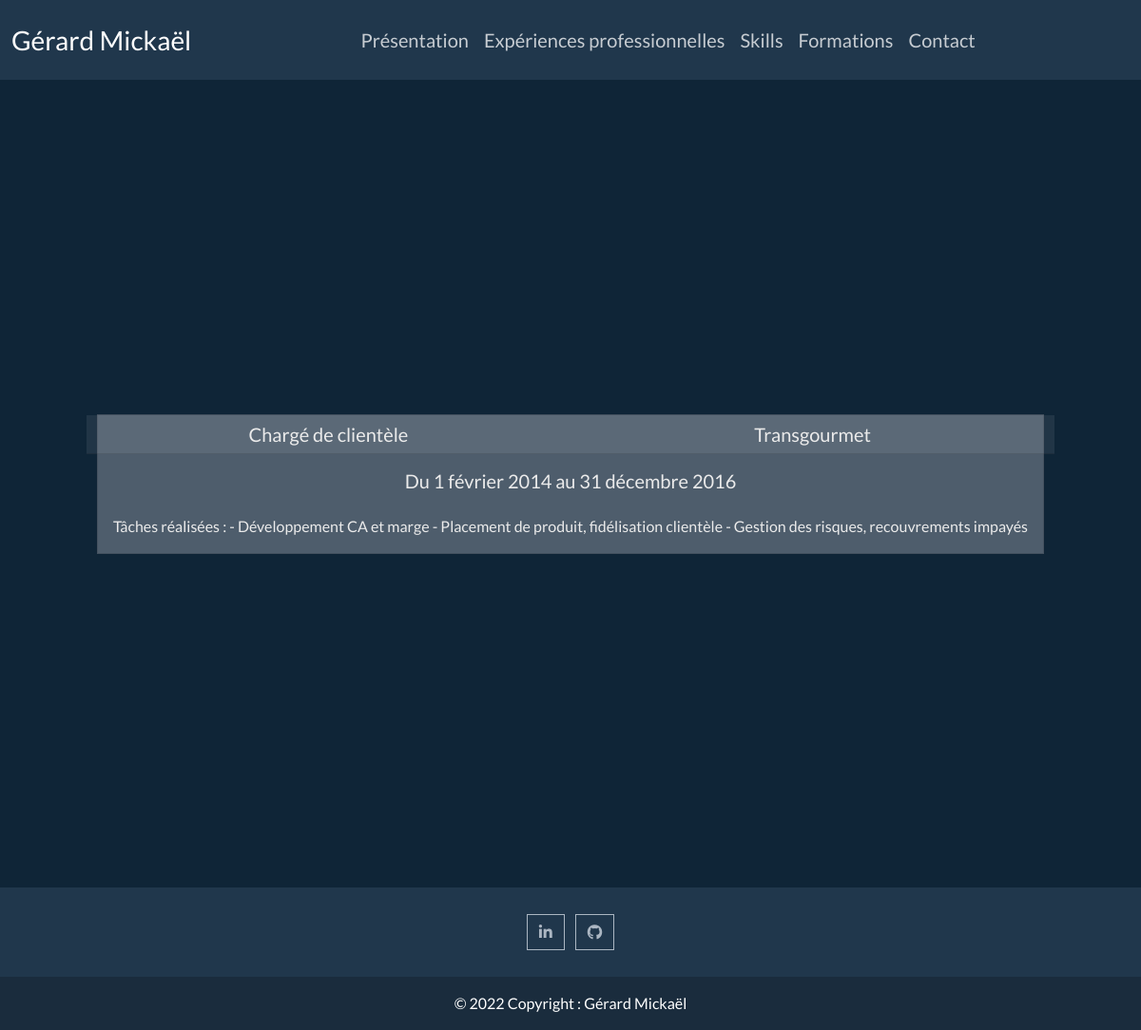
/transgourmet/, run on the app's committed database.
### experience/models.py (models this page shows, shortened)
class ExperiencePro(models.Model):
    metier = models.CharField(max_length=150)
    societe = models.CharField(max_length=150)
    contenu = models.TextField()
    slug = models.SlugField(max_length=100)
    date_start = models.DateField()
    date_end = models.DateField()
    image = models.ImageField(default='default.jpg')

### experience/views.py (the view)
# urls.py: path('<slug:slug>/', views.experience_pro, name='experience')
def experience_pro(request, slug):
    experience = get_object_or_404(ExperiencePro, slug=slug)
    return render(request, 'experience/detail.html', context={"experience": experience})

### experience/templates/experience/detail.html
{% extends 'navbar_footer.html' %}
{% block contenu %}
<div class="container d-flex align-items-center justify-content-center" style="height: 850px">
    <div class="card">
        <div class="row">
          <h5 class="card-header col-6 text-center">{{ experience.metier }}</h5>
            <h5 class="card-header col-6 text-center">{{ experience.societe }}</h5>
        </div>
        <div class="card-body">
            <h5 class="card-title text-center mb-4">Du {{experience.date_start}} au {{experience.date_end}}</h5>
            <p class="card-text">{{experience.contenu}}</p>
        </div>
    </div>
</div>
{% endblock %}

### data on the page
ExperiencePro: metier "Chargé de clientèle", societe "Transgourmet", date_start "1 février 2014", date_end "31 décembre 2016", contenu "Tâches réalisées : - Développement CA et marge - Placement de produit, fidélisation clientèle - Gestion des risques, recouvrements impayés"
